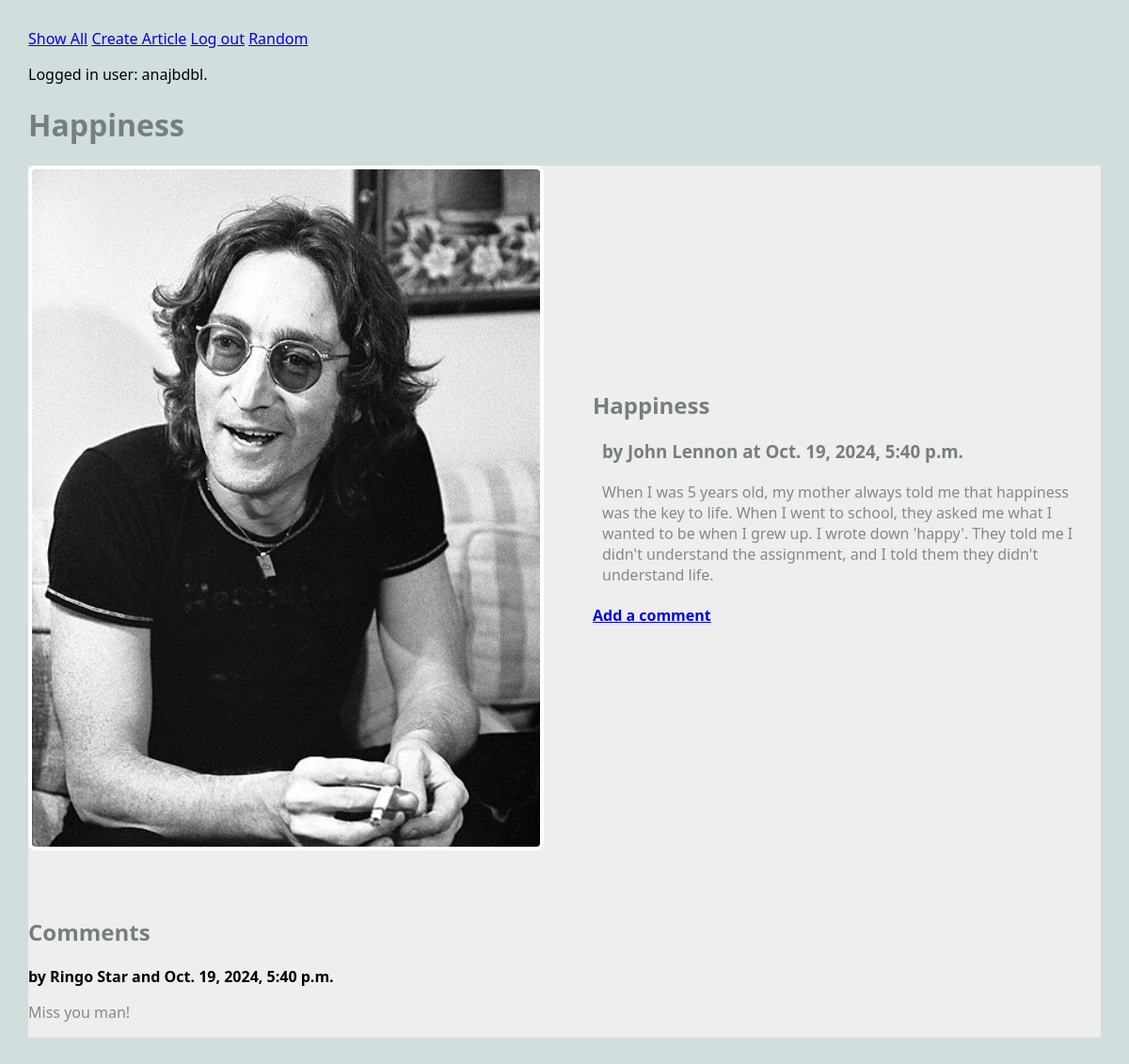
Screenshot of /blog/article/1 (signed in) with the database file from the repository.
### blog/models.py (models this page shows, shortened)
class Article(models.Model):
    title = models.TextField(blank=False)
    author = models.TextField(blank=False)
    text = models.TextField(blank=False)
    published = models.DateTimeField(auto_now=True)
    image_file = models.ImageField(blank=True) ## new field
    user = models.ForeignKey(User, on_delete=models.CASCADE) ## NEW
    def get_comments(self):
        comments = Comment.objects.filter(article=self)
        return comments

class Comment(models.Model):
    article = models.ForeignKey("Article", on_delete=models.CASCADE) ### IMPORTANT
    author = models.TextField(blank=False)
    text = models.TextField(blank=False)
    published = models.DateTimeField(auto_now=True)
    def __str__(self):
        return f'{self.text}'

### blog/views.py (the view)
# urls.py: path('article/<int:pk>', views.ArticleView.as_view(), name="article"),
class ArticleView(DetailView):
    model = Article
    template_name = 'blog/article.html'
    context_object_name = "article" # note the singular name

### blog/templates/blog/article.html
{% extends 'blog/base.html' %}
{% load static %}
{% block content %}
<h1>{{article.title}}</h1>
<main class="grid-container">
    <article class="featured">
         <img src="{{article.image_file.url}}" alt="{{article.image_file.url}}">
        <div>
            <h2>{{article.title}}</h2>
            <h3>by {{article.author}} at {{article.published}}</h3>
            <p>
                {{article.text}}
            </p>
            <h4><a href="{% url 'create_comment' article.pk %}">
                Add a comment</a>
            </h4>
        </div>
    </article>
    <div>
        {% if article.get_comments %}
            <h2>Comments</h2>
            {% for c in article.get_comments %}
            <div>
                <strong>by {{c.author}} and {{c.published}} </strong>
                <p>
                    {{c.text}}
                </p>
            </div>
            {% endfor %}
        {% else %}
            <div>
                <h2>No comments</h2>
            </div>
        {% endif %}
    </div>
</main>
{% endblock %}

### blog/templates/blog/base.html (shortened to what this page needs)
{% load static %}
<html>
    <head>
        <link rel="stylesheet" href="{% static 'styles-blog.css' %}">
    </head>
    <body>
    <nav>
        <ul>
            <a href="{% url 'show_all' %}">Show All</a>
            {% if request.user.is_authenticated %}
                <li><a href="{% url 'create_article' %}">Create Article</a></li>
                <li><a href="{% url 'logout' %}">Log out</a></li>
            {% else %}
                <li><a href="{% url 'login' %}">Log in</a></li>
            {% endif %}
            <a href="{% url 'random' %}">Random</a>
        </ul>
        {% if request.user.is_authenticated %}
            Logged in user: {{ request.user }}.
        {% else %}
            Not logged in.
        {% endif %}
    </nav>
    {% block content %}{% endblock %}
    </body>
</html>

### static/styles-blog.css (style rules this page uses)
body { margin: 30px; background: #d1dedd; font-family:'Segoe UI', Tahoma, Geneva, Verdana, sans-serif; }
ul, li { padding: 0px; list-style-type: none; }
h1, h2, h3 { color: #767f7e; }
p { color: #828b82; }
.grid-container { background: #eee; max-width: 900px; display: grid; grid-template-columns: repeat(3, 1fr); grid-gap: 10px; max-width: 1200px; margin: 20px auto; }
article.featured { grid-column: span 3; display: grid; gap: 60px; grid-template-columns: 1fr 1fr; align-items: center; border-bottom: 1px #bbc7c7; padding-bottom: 40px; }
article img, article.featured img { width: 100%; border: 4px solid #fff; border-radius: 8px; }
article p, article h3 { margin: 20px 10px; }
nav li { display: inline; }

### rows the page displays
Article: title "Happiness", image_file (picture), author "John Lennon", published "Oct. 19, 2024, 5:40 p.m.", text "When I was 5 years old, my mother always told me that happiness was the key to life. When I went to school, they asked me what I wanted to be when I grew up. I wrote down 'happy'. They told me I didn't understand the assignment, and I told them they didn't understand life."
Comment: author "Ringo Star", published "Oct. 19, 2024, 5:40 p.m.", text "Miss you man!"

### other values shown
{{ request.user }} "anajbdbl"
